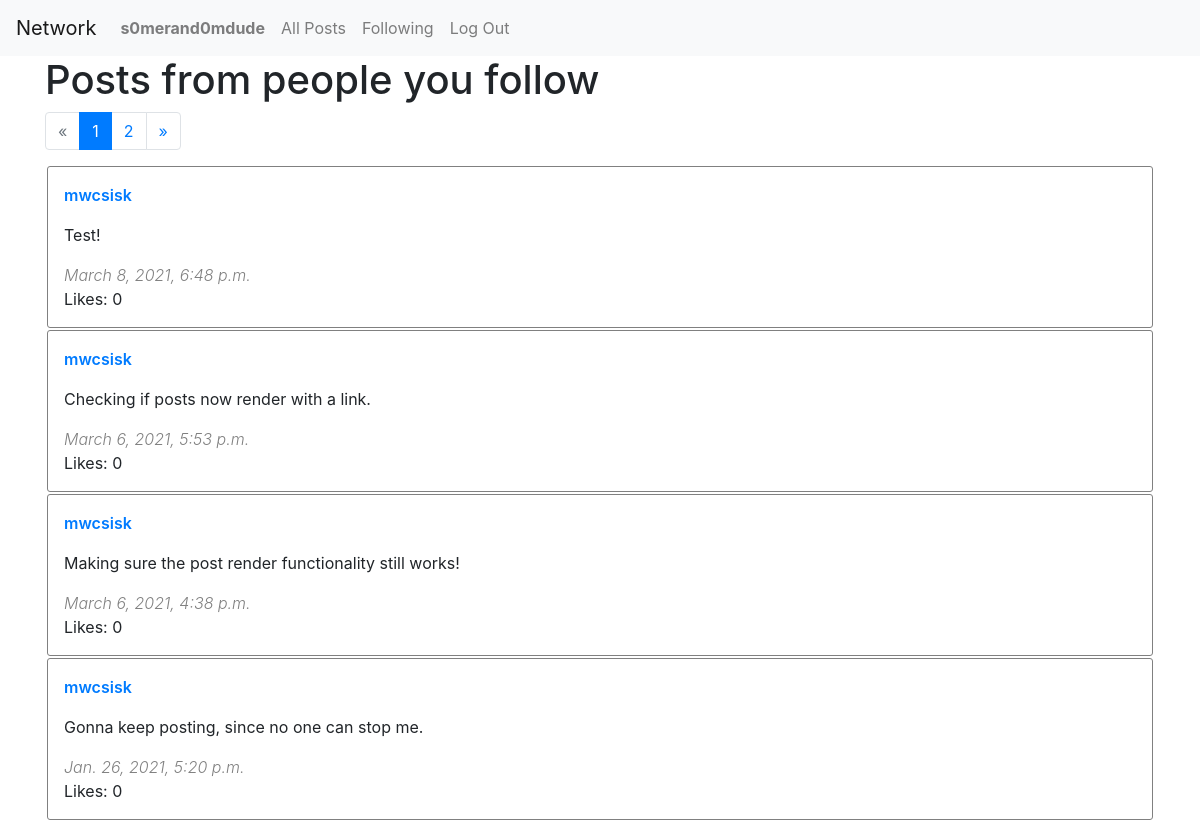
Before: /following (signed in, upper part) with the older database file.
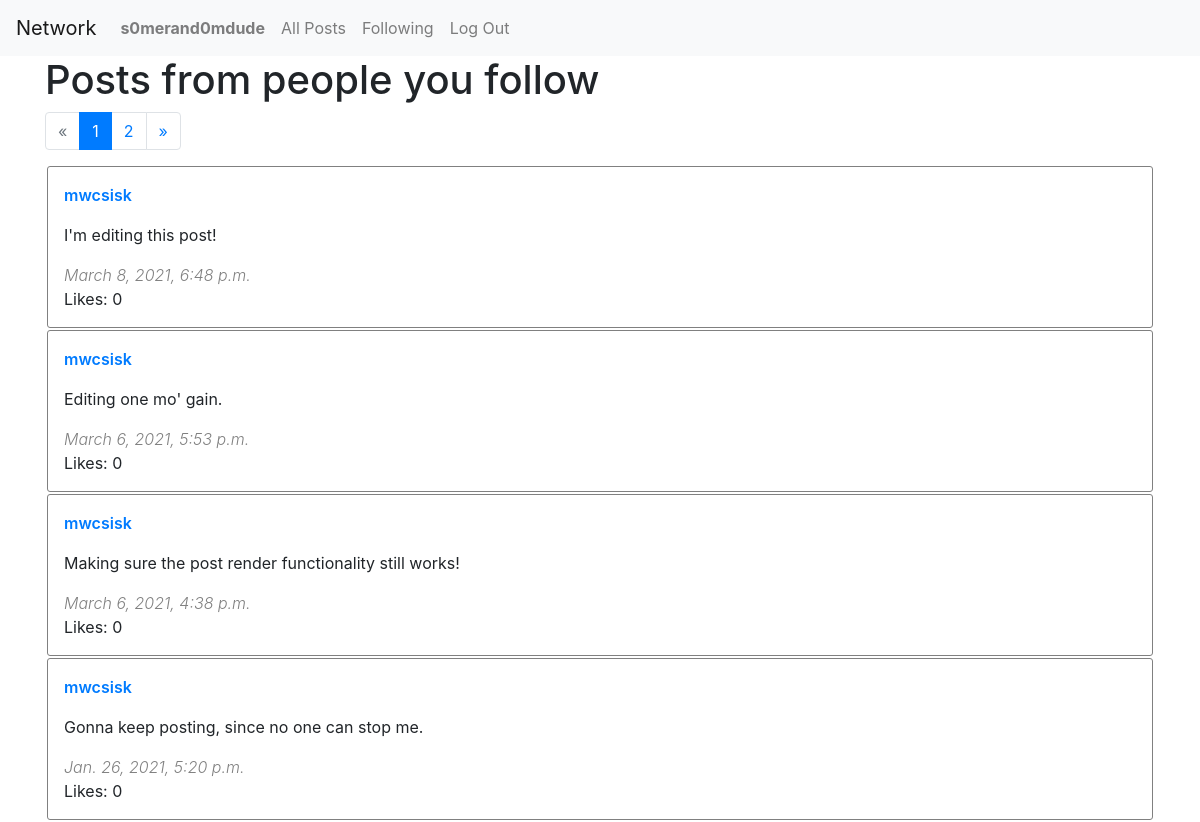
After: the same page with the newer database file.
### network/models.py (models this page shows, shortened)
class Post(models.Model):
    author = models.ForeignKey(User, on_delete=models.CASCADE, related_name='posts', editable=False)
    body = models.CharField(max_length=240)
    timestamp = models.DateTimeField(auto_now_add=True)
    likes = models.ManyToManyField(User, related_name="liked")
    posts = models.Manager()

class User(AbstractUser):
    following = models.ManyToManyField('self', related_name="followers", symmetrical=False)

### network/views.py (the view)
# urls.py: path("following", views.following, name="following"),
@login_required
def following(request):
    posts = get_posts(users=request.user.following.all().values('id'))
    page_no = get_page_number(request)
    return render(request, "network/following.html", {
        "posts": posts.page(page_no)
    })

### network/functions.py (called while the page is built)
def get_posts(username=False,users=False,per_page=10):
    if username and users:
        raise ValueError('Either a username or a set of users can be specified, but not both')
    elif username:
        posts = User.objects.get(username=username).posts.all()
    elif users:
        posts = Post.posts.filter(author__id__in=users)
    else:
        posts = Post.posts.all()
    return Paginator(posts.annotate(num_likes=Count('likes')).order_by('-timestamp'), per_page)

def get_page_number(request, default=1):
    page_num = request.GET.get('page', default=default)
    try:
        return int(page_num)
    except ValueError:
        return default

### network/templates/network/following.html
{% extends 'network/postview.html' %}
{% block heading %}
<h1>Posts from people you follow</h1>
{% endblock %}

### network/templates/network/postview.html (shortened to what this page needs)
{% extends "network/layout.html" %}
{% load tz %}
{% block body %}
    {% block heading %}
    {% endblock %}
    {% if posts.has_other_pages %}
    <nav aria-label="Post navigation">
        <ul class="pagination">
            {% if posts.has_previous %}
            <li class="page-item"><a class="page-link" href="?page=1" aria-label="Previous">
                <span aria-hidden="true">&laquo;</span>
            </a></li>
            {% else %}
            <li class="page-item disabled"><a class="page-link" href="#" tabindex="-1" aria-disabled="true">&laquo;</a></li>
            {% endif %}
            {% for page in posts.paginator.page_range %}
            <li class="page-item {% if page == posts.number %}active{% endif %}"><a class="page-link" href="?page={{ page }}">{{ page }}</a></li>
            {% endfor %}
            {% if posts.has_next %}
            <li class="page-item"><a class="page-link" href="?page={{ posts.next_page_number }}" aria-label="Next">
                <span aria-hidden="true">&raquo;</span>
            </a></li>
            {% else %}
            <li class="page-item disabled"><a class="page-link" href="#" tabindex="-1" aria-disabled="true">&raquo;</a></li>
            {% endif %}
        </ul>
    </nav>
    {% endif %}
    <div id="posts-view">
        {% for post in posts.object_list %}
        <div class="post-box" id="post-{{ post.id }}">
            <div class="row justify-content-between">
                <div class="col-md-auto author">
                    <a href="/user/{{ post.author.username }}">
                        {{ post.author.username }}
                    </a>
                </div>
                <div class="col-md-auto edit-link">
                </div>
            </div>
            <div class="body" id="post-{{ post.id }}-body">
                {{ post.body }}
            </div>
            <div class="timestamp">
                {{ post.timestamp|timezone:"America/Los_Angeles" }}
            </div>
            <div class="likes">
                Likes: {{ post.num_likes }}
            </div>
        </div>
        {% endfor %}
    </div>
{% endblock %}

Changed rows visible on the page:
changed Post: body "Test!" → "I'm editing this post!"
changed Post: body "Checking if posts now render with a link." → "Editing one mo' gain."
